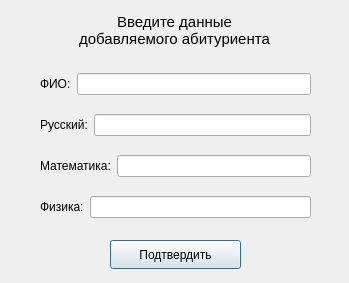
<?xml version="1.0" encoding="UTF-8"?>
<ui version="4.0">
 <class>Dialog</class>
 <widget class="QDialog" name="Dialog">
  <property name="geometry">
   <rect>
    <x>0</x>
    <y>0</y>
    <width>349</width>
    <height>283</height>
   </rect>
  </property>
  <property name="windowTitle">
   <string>Dialog</string>
  </property>
  <widget class="QPushButton" name="pushButton">
   <property name="geometry">
    <rect>
     <x>110</x>
     <y>240</y>
     <width>131</width>
     <height>29</height>
    </rect>
   </property>
   <property name="text">
    <string>Подтвердить</string>
   </property>
  </widget>
  <widget class="QLabel" name="label">
   <property name="geometry">
    <rect>
     <x>40</x>
     <y>10</y>
     <width>269</width>
     <height>40</height>
    </rect>
   </property>
   <property name="font">
    <font>
     <pointsize>11</pointsize>
    </font>
   </property>
   <property name="text">
    <string>Введите данные 
добавляемого абитуриента</string>
   </property>
   <property name="alignment">
    <set>Qt::AlignCenter</set>
   </property>
  </widget>
  <widget class="QWidget" name="layoutWidget">
   <property name="geometry">
    <rect>
     <x>40</x>
     <y>60</y>
     <width>271</width>
     <height>171</height>
    </rect>
   </property>
   <layout class="QVBoxLayout" name="verticalLayout">
    <item>
     <layout class="QHBoxLayout" name="horizontalLayout">
      <item>
       <widget class="QLabel" name="label_2">
        <property name="text">
         <string>ФИО:</string>
        </property>
       </widget>
      </item>
      <item>
       <widget class="QLineEdit" name="lineEdit">
        <property name="placeholderText">
         <string/>
        </property>
       </widget>
      </item>
     </layout>
    </item>
    <item>
     <layout class="QHBoxLayout" name="horizontalLayout_2">
      <item>
       <widget class="QLabel" name="label_3">
        <property name="text">
         <string>Русский:</string>
        </property>
       </widget>
      </item>
      <item>
       <widget class="QLineEdit" name="lineEdit_2"/>
      </item>
     </layout>
    </item>
    <item>
     <layout class="QHBoxLayout" name="horizontalLayout_3">
      <item>
       <widget class="QLabel" name="label_4">
        <property name="text">
         <string>Математика:</string>
        </property>
       </widget>
      </item>
      <item>
       <widget class="QLineEdit" name="lineEdit_3"/>
      </item>
     </layout>
    </item>
    <item>
     <layout class="QHBoxLayout" name="horizontalLayout_4">
      <item>
       <widget class="QLabel" name="label_5">
        <property name="text">
         <string>Физика:</string>
        </property>
       </widget>
      </item>
      <item>
       <widget class="QLineEdit" name="lineEdit_4"/>
      </item>
     </layout>
    </item>
   </layout>
  </widget>
 </widget>
 <resources/>
 <connections/>
</ui>
